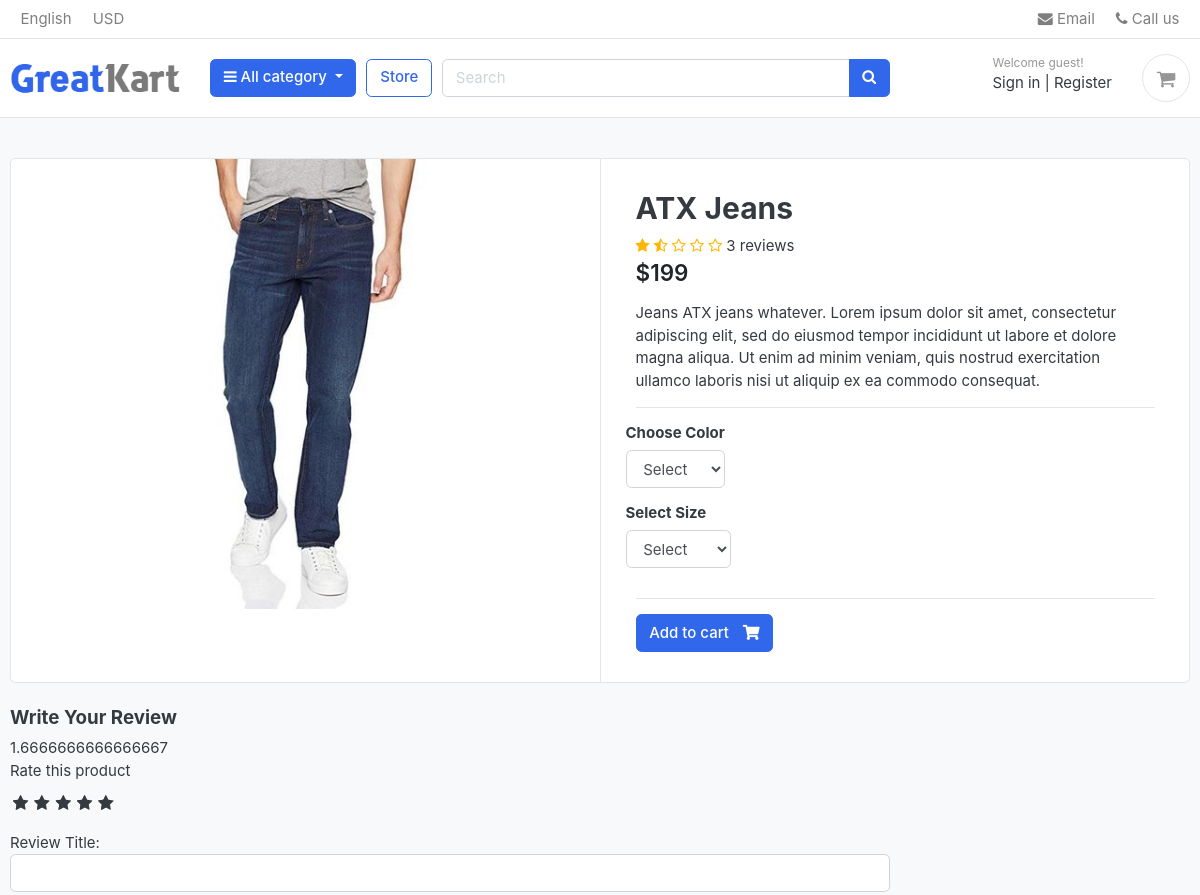
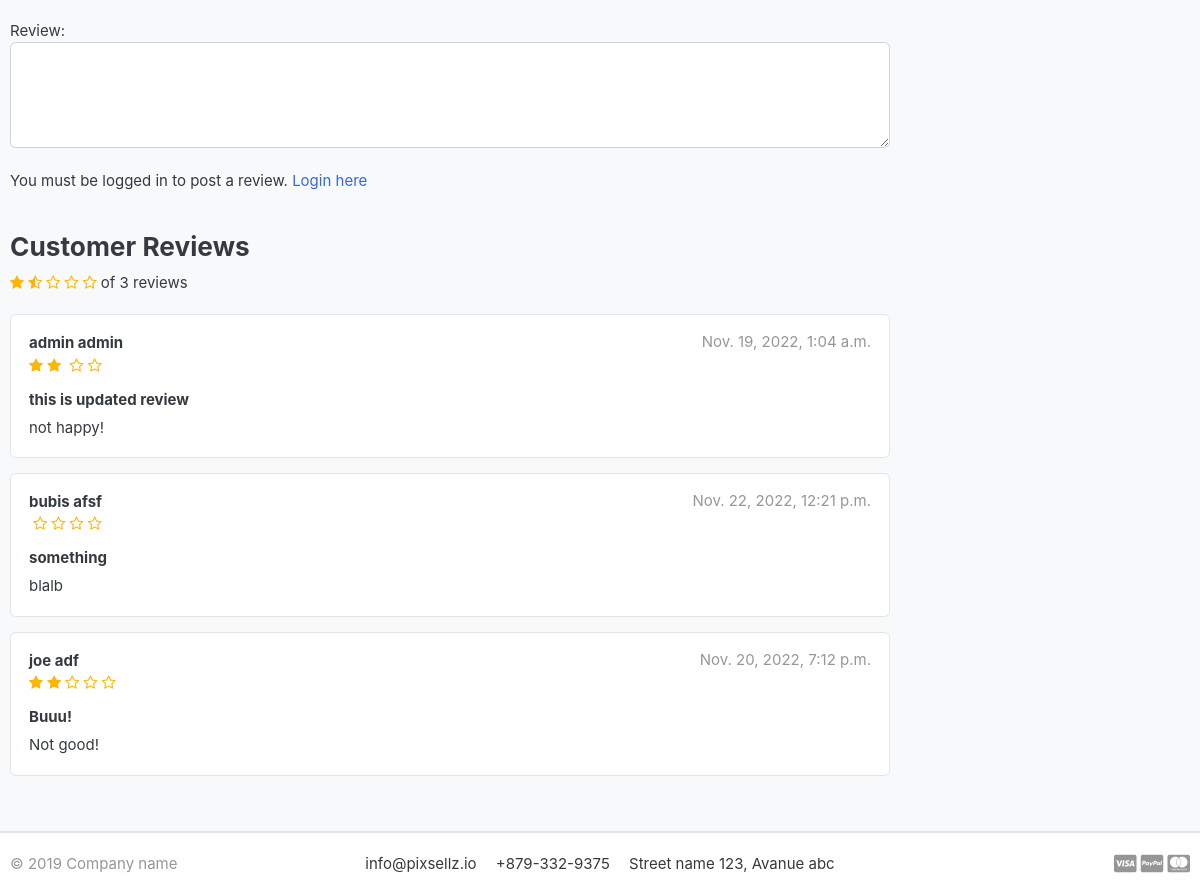
/store/category/jeans/atx-jeans/, run on the app's committed database (2 pictures, top to bottom).
### store/models.py (models this page shows, shortened)
class Product(models.Model):
    product_name = models.CharField(max_length=200, unique=True)
    slug = models.SlugField(max_length=200, unique=True)
    description = models.TextField(max_length=500, blank=True)
    price = models.IntegerField()
    images = models.ImageField(upload_to='photos/products')
    stock = models.IntegerField()
    is_available = models.BooleanField(default=True)
    category = models.ForeignKey(Category, on_delete=models.CASCADE)
    created_date = models.DateTimeField(auto_now_add=True)
    modified_date = models.DateTimeField(auto_now=True)
    def averageReview(self):
        reviews = ReviewRating.objects.filter(product=self, status=True).aggregate(prod_avg=Avg('rating'))
        avg = 0
        if reviews['prod_avg'] is not None:
            avg = float(reviews['prod_avg'])
        return avg
    def countReview(self):
        reviews = ReviewRating.objects.filter(product=self, status=True).aggregate(prod_N=Count('rating'))
        N = 0
        if reviews['prod_N'] is not None:
            N = int(reviews['prod_N'])
        return N

class ReviewRating(models.Model):
    product = models.ForeignKey(Product, on_delete=models.CASCADE)
    user = models.ForeignKey(Account, on_delete=models.CASCADE)
    subject = models.CharField(max_length=100,blank=True)
    review = models.TextField(max_length=500,blank=True)
    rating = models.FloatField()
    ip = models.CharField(max_length=20,blank=True)
    status = models.BooleanField(default=True)
    create_at = models.DateTimeField(auto_now_add=True)
    updated_at = models.DateTimeField(auto_now=True)

### accounts/models.py (models this page shows, shortened)
class Account(AbstractBaseUser):
    first_name      = models.CharField(max_length=50)
    last_name       = models.CharField(max_length=50)
    username        = models.CharField(max_length=50, unique=True)
    email           = models.EmailField(max_length=100, unique=True)
    phone_number    = models.CharField(max_length=50)
    date_joined     = models.DateTimeField(auto_now_add=True)
    last_login      = models.DateTimeField(auto_now_add=True)
    is_admin        = models.BooleanField(default=False)
    is_staff        = models.BooleanField(default=False)
    is_active       = models.BooleanField(default=False)
    is_superadmin   = models.BooleanField(default=False)
    USERNAME_FIELD = 'email'
    REQUIRED_FIELDS = ['username','first_name','last_name']
    objects = MyAccountManager()
    def full_name(self):
        return f'{self.first_name} {self.last_name}'

### store/views.py (the view)
# urls.py: path('category/<slug:category_slug>/<slug:product_slug>/', views.product_detail, name='product_detail'),
def product_detail(request, category_slug, product_slug):
    try:
        single_product = Product.objects.get(category__slug= category_slug, slug = product_slug)
        in_cart = CartItem.objects.filter(cart__cart_id=_cart_id(request), product=single_product).exists()  # Two underscores looks at the Cart model. Exits() would return true or false
    except Exception as e:
        raise e
    if request.user.is_authenticated:
        try:
            orderproduct = OrderProduct.objects.filter(user=request.user, product_id=single_product.id).exists() # We don't want any product, just to check it exists
        except OrderProduct.DoesNotExist:
            orderproduct = None
    else:
        orderproduct=None
    reviews = ReviewRating.objects.filter(product_id=single_product.id, status=True) #Status true to show the reviews. If you set the reviews as false, those won't show in the site.
    context = {'single_product': single_product,
               'in_cart': in_cart,
               'orderproduct': orderproduct,
               'reviews': reviews,}
    return render(request, 'store/product_detail.html', context)

### carts/views.py (called while the page is built)
def _cart_id(request): #private function starts with _ in the name.
    cart = request.session.session_key
    if not cart:
        cart = request.session.create()
    return cart

### store/models.py (called while the page is built)
    def colors(self):
        return super(VariationManager, self).filter(variation_category='color', is_active= True)

    def sizes(self):
        return super(VariationManager, self).filter(variation_category='size', is_active= True)

### templates/store/product_detail.html (shortened to what this page needs)
{% extends 'base.html' %}
{% load static %}
{% block content %}
<section class="section-content padding-y bg">
<div class="container">
<div class="card">
	<div class="row no-gutters">
		<aside class="col-md-6">
<article class="gallery-wrap">
	<div class="img-big-wrap">
	   <a href="#"><img src="{{ single_product.images.url }}"></a>
	</div>
</article>
		</aside>
		<main class="col-md-6 border-left">
			<form action="{% url 'add_cart' single_product.id %}" method="POST">
<article class="content-body">
<h2 class="title"> {{ single_product.product_name }}</h2>
<div class="rating-star">
	<span>
		<i class='fa fa-star{% if single_product.averageReview < 0.5%}-o{% elif single_product.averageReview >= 0.5 and single_product.averageReview < 1 %}-half-o {% endif %}' aria-hidden='true'></i>
		<i class='fa fa-star{% if single_product.averageReview < 1.5%}-o{% elif single_product.averageReview >= 1.5 and single_product.averageReview < 2 %}-half-o {% endif %}' aria-hidden='true'></i>
		<i class='fa fa-star{% if single_product.averageReview < 2.5%}-o{% elif single_product.averageReview >= 2.5 and single_product.averageReview < 3 %}-half-o {% endif %}' aria-hidden='true'></i>
		<i class='fa fa-star{% if single_product.averageReview < 3.5%}-o{% elif single_product.averageReview >= 3.5 and single_product.averageReview < 4 %}-half-o {% endif %}' aria-hidden='true'></i>
		<i class='fa fa-star{% if single_product.averageReview < 4.5%}-o{% elif single_product.averageReview >= 4.5 and single_product.averageReview < 5 %}-half-o {% endif %}' aria-hidden='true'></i>
		<span>{{single_product.countReview}} reviews</span>
	</span>
</div>
<div class="mb-3">
	<var class="price h4">${{ single_product.price }}</var>
</div>
<p>{{single_product.description}}</p>
<hr>
	<div class="row">
		<div class="item-option-select">
			<h6>Choose Color</h6>
			<select name="color" class="form-control" required>
				<option value=""disabled selected>Select</option>
			</select>
		</div>
	</div>
	<div class="row">
		<div class="item-option-select">
			<h6>Select Size</h6>
			<select name="size" class="form-control">
				<option value=""disabled selected>Select</option>
			</select>
		</div>
	</div>
	<hr>
  {% if single_product.stock <= 0 %}
    <h5 class="text-danger"> Out of Stock</h5>
    {% else %}
			<button type='submit' class="btn  btn-primary"> <span class="text">Add to cart</span> <i class="fas fa-shopping-cart"></i>  </button>
    {% endif %}
</article>
</form>
		</main>
	</div>
</div>
<br>
<div class="row">
			<div class="col-md-9">
	<form class="" action="{% url 'submit_review' single_product.id %}" method="POST">
			<h5>Write Your Review</h5>
			{{single_product.averageReview}}
			<div>
				<label>Rate this product</label>
				<br>
				<div class="rate">
					<input type="radio" name="rating" id="rating10" value="5" required /><label for="rating10" title="5"></label>
					<input type="radio" name="rating" id="rating8" value="4" required /><label for="rating8" title="4"></label>
					<input type="radio" name="rating" id="rating6" value="3" required /><label for="rating6" title="3"></label>
					<input type="radio" name="rating" id="rating4" value="2" required /><label for="rating4" title="2"></label>
					<input type="radio" name="rating" id="rating2" value="1" required /><label for="rating2" title="1"></label>
				</div>
				<br>
				Review Title:
				<input type="text" class="form-control" name="subject">
				<br>
				Review:
				<textarea name="review" rows="4" class="form-control"></textarea>
				<br>
				{% if user.is_authenticated %}
					{% if orderproduct %}
						<input type="submit" value="Submit Review" class='btn btn-primary'>
					{% else %}
						<p>You must purchase this product to post a review.</p>
					{% endif %}
				{% else %}
				<p>You must be logged in to post a review. <span><a href="{% url 'login' %}">Login here</a></span></p>
				{% endif %}
			</div>
	</form>
	<br>
	<header class="section-heading">
		<h3>Customer Reviews </h3>
			<div class="rating-star">
				<span>
					<i class='fa fa-star{% if single_product.averageReview < 0.5%}-o{% elif single_product.averageReview >= 0.5 and single_product.averageReview < 1 %}-half-o {% endif %}' aria-hidden='true'></i>
					<i class='fa fa-star{% if single_product.averageReview < 1.5%}-o{% elif single_product.averageReview >= 1.5 and single_product.averageReview < 2 %}-half-o {% endif %}' aria-hidden='true'></i>
					<i class='fa fa-star{% if single_product.averageReview < 2.5%}-o{% elif single_product.averageReview >= 2.5 and single_product.averageReview < 3 %}-half-o {% endif %}' aria-hidden='true'></i>
					<i class='fa fa-star{% if single_product.averageReview < 3.5%}-o{% elif single_product.averageReview >= 3.5 and single_product.averageReview < 4 %}-half-o {% endif %}' aria-hidden='true'></i>
					<i class='fa fa-star{% if single_product.averageReview < 4.5%}-o{% elif single_product.averageReview >= 4.5 and single_product.averageReview < 5 %}-half-o {% endif %}' aria-hidden='true'></i>
					<span> of {{single_product.countReview}} reviews</span>
				</span>
			</div>
	</header>
	{% for review in reviews %}
	<article class="box mb-3">
		<div class="icontext w-100">
			<div class="text">
				<span class="date text-muted float-md-right">{{review.updated_at}} </span>
				<h6 class="mb-1">{{review.user.full_name}} </h6>
				<div class="rating-star">
					<span>
						<i class='fa fa-star{% if review.rating == 0.5%}-half-0{% elif review.rating < 1 %}-o {% endif %}' aria-hidden='true'></i>
						<i class='fa fa-star{% if review.rating == 1.5%}-half-0{% elif review.rating < 2 %}-o {% endif %}' aria-hidden='true'></i>
						<i class='fa fa-star{% if review.rating == 2.5%}-half-0{% elif review.rating < 3 %}-o {% endif %}' aria-hidden='true'></i>
						<i class='fa fa-star{% if review.rating == 3.5%}-half-0{% elif review.rating < 4 %}-o {% endif %}' aria-hidden='true'></i>
						<i class='fa fa-star{% if review.rating == 4.5%}-half-0{% elif review.rating < 5 %}-o {% endif %}' aria-hidden='true'></i>
					</span>
				</div>
			</div>
		</div>
		<div class="mt-3">
			<h6>{{review.subject}}</h6>
			<p>
				{{review.review}}
			</p>
		</div>
	</article>
	{% endfor %}
	</div>
</div>
</div>
</section>
{% endblock %}

### static/css/ui.css (style rules this page uses)
html { font-family: "Inter", sans-serif; font-size: 15px; }
.content-body { flex: 1 1 auto; padding: 2rem 2.3rem; }
.padding-y { padding-top: 40px; padding-bottom: 40px; }
var { font-style: normal; }
article:after, .form-group:after { display: block; clear: both; content: ""; }
.bg { background-color: #f8f9fa; }
.section-heading { margin-bottom: 20px; margin-top: 15px; }
p:last-child { margin-bottom: 0; }
.btn .text + i { margin-left: 10px; }
.icontext { display: inline-flex; align-items: center; vertical-align: middle; }
.icontext .text { width: 100%; line-height: 1.2; }
.price { font-weight: 600; color: #212529; }
.box { padding: 18px; background: #fff; border-radius: 0.37rem; border: 1px solid #e4e4e4; }
.gallery-wrap .img-big-wrap { margin-bottom: 10px; border-radius: 0.37rem; overflow: hidden; background-color: #fff; }
.gallery-wrap .img-big-wrap a { text-align: center; display: block; }
.gallery-wrap .img-big-wrap img { height: 450px; width: auto; display: inline-block; }
.item-option-select { margin-bottom: 1rem; display: inline-block; margin-right: 15px; }

### greatkart/static/css/custom.css (style rules this page uses)
.rate { display: inline-block;; border: 0; }
.rate > label { float: right; }
.rate > label:before { display: inline-block; font-size: 1.1rem; font-family: FontAwesome; content: "\f005"; margin:0; padding:0.3rem .2rem; cursor: pointer; }
.rating-star i { color: #ffb503 !important; }

### data on the page
Product: images (picture), product_name "ATX Jeans", countReview "3", price "199", description "Jeans ATX jeans whatever. Lorem ipsum dolor sit amet, consectetur adipiscing elit, sed do eiusmod tempor incididunt ut labore et dolore magna aliqua. Ut enim ad minim veniam, quis nostrud exercitation ullamco laboris nisi ut aliquip ex ea commodo consequat.", averageReview "1.6666666666666667"
ReviewRating: updated_at "Nov. 19, 2022, 1:04 a.m.", user.full_name "admin admin", rating 2.5 (drawn), subject "this is updated review", review "not happy!"
ReviewRating: updated_at "Nov. 22, 2022, 12:21 p.m.", user.full_name "bubis afsf", rating 0.5 (drawn), subject "something", review "blalb"
ReviewRating: updated_at "Nov. 20, 2022, 7:12 p.m.", user.full_name "joe adf", rating 2 (drawn), subject "Buuu!", review "Not good!"
